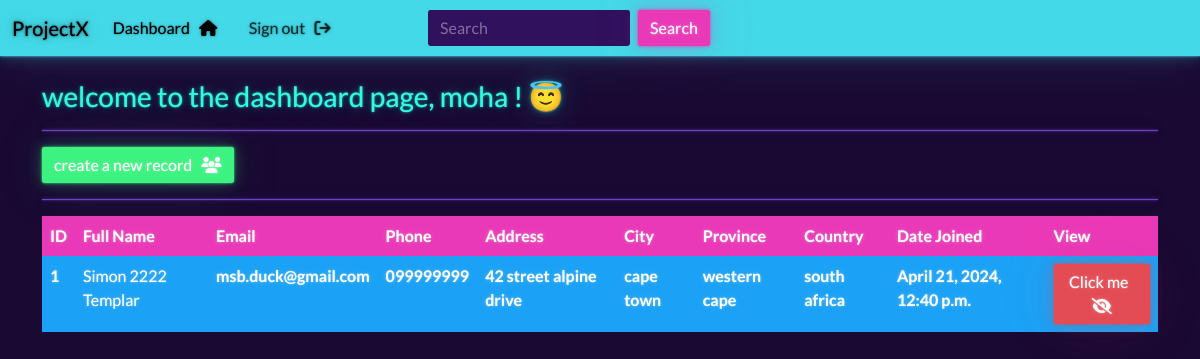
The page /dashboard (signed in) on the database its author committed.
### webapp/models.py (models this page shows, shortened)
class Record(models.Model):
    creation_date=models.DateTimeField(auto_now_add=True)
    first_name=models.CharField(max_length=100)
    last_name=models.CharField(max_length=100)
    email=models.CharField(max_length=255)
    phone=models.CharField(max_length=20)
    address=models.CharField(max_length=300)
    city=models.CharField(max_length=255)
    province=models.CharField(max_length=200)
    country=models.CharField(max_length=125)

### webapp/views.py (the view)
# urls.py: path('dashboard', views.dashboard, name="dashboard" ),
@login_required(login_url='my-login')
def dashboard(request):
    my_records=Record.objects.all()
    context={'records':my_records}
    return render(request, 'webapp/dashboard.html', context=context)

### webapp/templates/webapp/dashboard.html
{% extends 'webapp/base.html' %} {% block content %}
<h3>welcome to the dashboard page, {{user}} !  😇</h3>
<hr />
<a href="{% url 'create-record' %}" class="btn btn-success">
  create a new record &nbsp; <i class="fa fa-users" aria-hidden="true"></i></a
>
<hr />
<table class="table table-hover">
  <thead>
    <tr class="table-secondary">
      <th scope="col">ID</th>
      <th scope="col">Full Name</th>
      <th scope="col">Email</th>
      <th scope="col">Phone</th>
      <th scope="col">Address</th>
      <th scope="col">City</th>
      <th scope="col">Province</th>
      <th scope="col">Country</th>
      <th scope="col">Date Joined</th>
      <th scope="col">View</th>
    </tr>
  </thead>
  <tbody>
    {% if records %} {% for record in records %}
    <tr class="table-info">
      <th scope="row">{{record.id}}</th>
      <td>{{record.first_name}} {{record.last_name}}</td>
      <th scope="row">{{record.email}}</th>
      <th scope="row">{{record.phone}}</th>
      <th scope="row">{{record.address}}</th>
      <th scope="row">{{record.city}}</th>
      <th scope="row">{{record.province}}</th>
      <th scope="row">{{record.country}}</th>
      <th scope="row">{{record.creation_date}}</th>
      <th scope="row"> <a class="btn btn-danger" href="{% url 'record' record.id %}">Click me  &nbsp; <i class="fa fa-eye-slash" aria-hidden="true"></i></a></th>
    </tr>
    {% endfor %} {% endif %}
  </tbody>
</table>
 {% endblock %}

### webapp/templates/webapp/base.html (shortened to what this page needs)
{% load static %}
<!DOCTYPE html>
<html lang="en">
  <head>
    <link
      rel="stylesheet"
      type="text/css"
      href="https://bootswatch.com/5/vapor/bootstrap.min.css"
    />
    <link
      rel="stylesheet"
      type="text/css"
      href="{% static 'css/styles.css' %}"
    />
    <link
      rel="stylesheet"
      href="https://cdnjs.cloudflare.com/ajax/libs/font-awesome/6.5.2/css/all.min.css"
    />
  </head>
  <body>
    {% include 'webapp/navbar.html' %}
    <div class="container">
      <br />
      {% block content %} {% endblock %}
    </div>
  </body>
</html>

### webapp/templates/webapp/navbar.html (shortened to what this page needs)
<nav class="navbar navbar-expand-lg bg-light justify-content-center" data-bs-theme="light">
  <div class="container-fluid">
    <a class="navbar-brand main-heading" href="{% url '' %}">ProjectX</a>
    <div class="collapse navbar-collapse text-center" id="navbarColor03">
      <ul class="navbar-nav mr-auto">
        {% if user.is_authenticated %}
        <li class="nav-item">
            <a class="nav-link active" href="{% url 'dashboard' %}"
              >Dashboard &nbsp; <i class="fa fa-home" aria-hidden="true"></i>
            </a>
          </li>
          <li class="nav-item">
            <a class="nav-link" href="{% url 'user-logout' %}">Sign out &nbsp; <i class="fa fa-sign-out" aria-hidden="true"></i> </a>
          </li>
        {% endif %}
      </ul>
      <form class="d-flex">
        <input
          class="form-control me-sm-2"
          type="search"
          placeholder="Search"
        />
        <button class="btn btn-secondary my-2 my-sm-0" type="submit">
          Search
        </button>
      </form>
    </div>
  </div>
</nav>

### rows shown on the page
Record: id "1", first_name "Simon 2222", last_name "Templar", email "msb.duck@gmail.com", phone "099999999", address "42 street alpine drive", city "cape town", province "western cape", country "south africa", creation_date "April 21, 2024, 12:40 p.m."

### other values the page prints
{{ user }} "moha"
